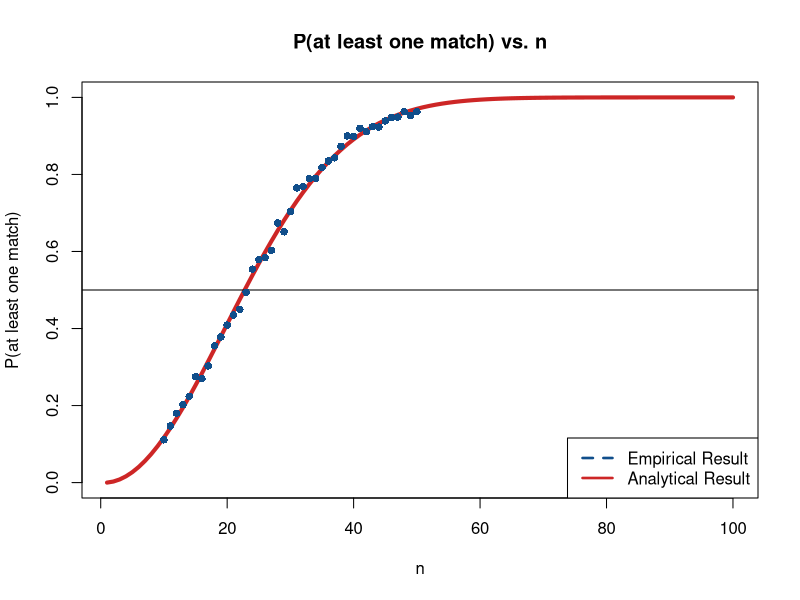

Reproduce this figure in R.
set.seed(110)

sims = 1000
match.prob <- function(n){
  v <- 365:(365-n+1)
  return(1-(prod(v)/365^n))
}

people = 10:50

p.match = rep(NA, length(people))
for(j in 1:length(people)){
  matches = rep(0, sims)
  for(i in 1:sims){
    bdays = sample(1:365, people[j], replace=TRUE)
    if(length(unique(bdays)) < people[j]){
      matches[i] = 1
    }
  }
  p.match[j] = mean(matches)
}
plot(1:100, sapply(1:100, function(x) match.prob(x)),
     main = "P(at least one match) vs. n",
     xlab = "n", ylab = "P(at least one match)",
     col = "firebrick3", type = "l",
     lwd = 4)

abline(h=1/2, col = "black")
lines(people, p.match, col = "dodgerblue4",
      lwd = 4, type = "p", pch = 16)

#add a legend
legend("bottomright", legend = c("Empirical Result", "Analytical Result"),
       lty=c(2,1), lwd=c(2.5,2.5),
       col=c("dodgerblue4", "firebrick3"))
